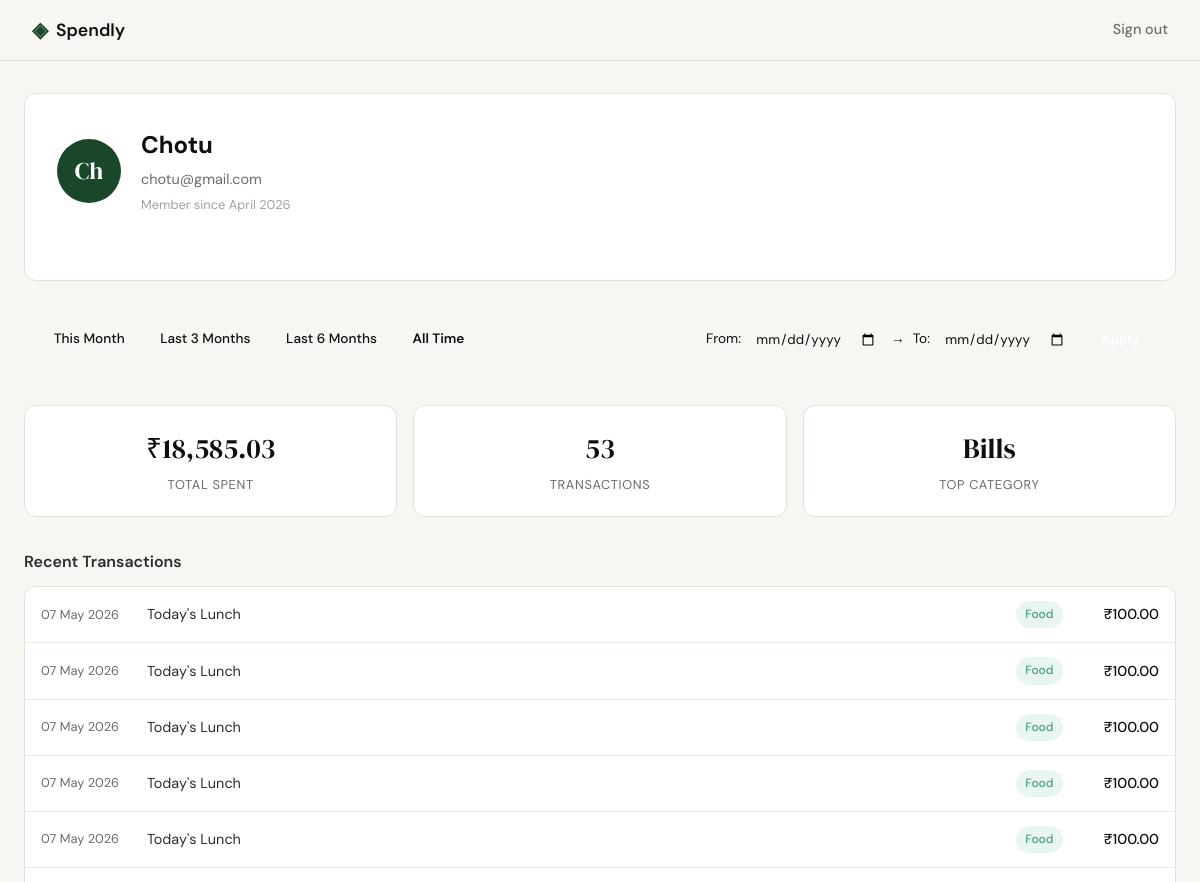
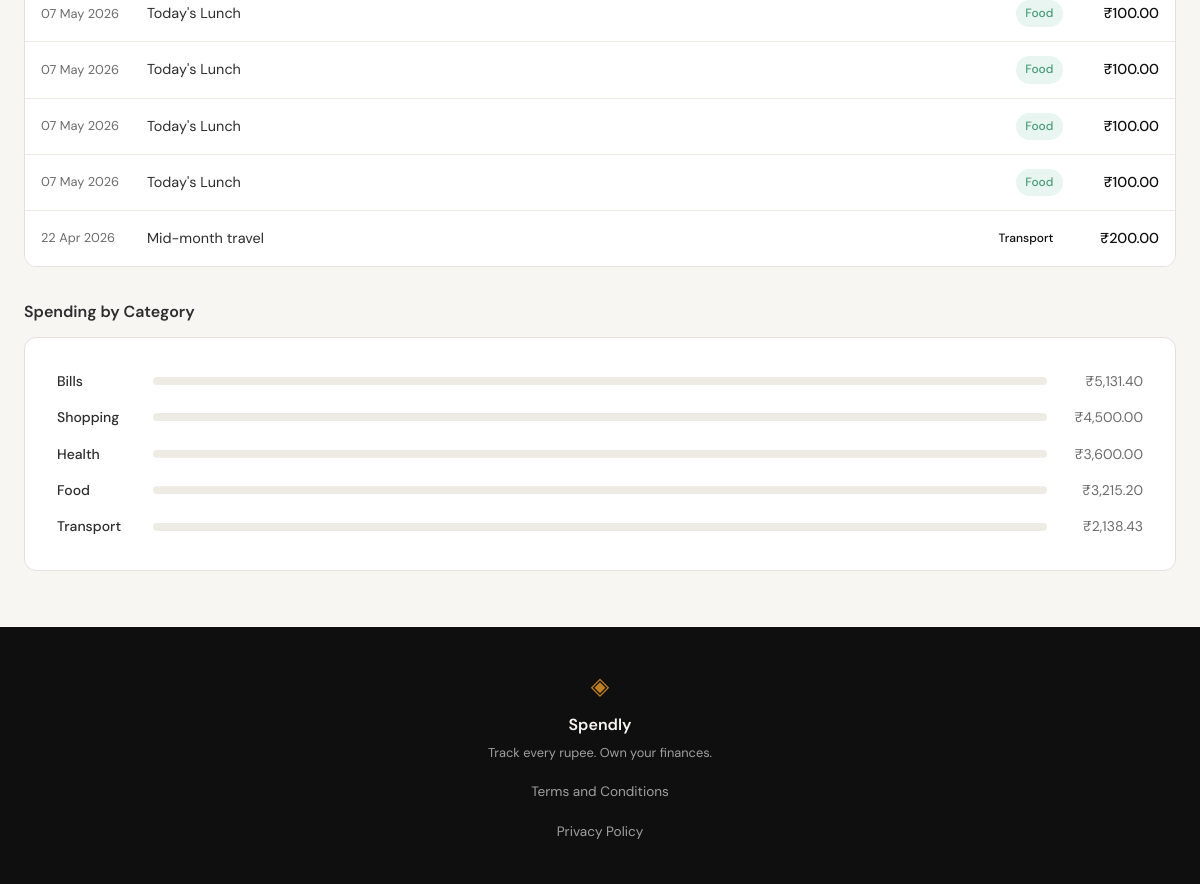
/profile (signed in), run on the app's committed database (2 pictures, top to bottom).
### tables this page shows
CREATE TABLE users (
            id INTEGER PRIMARY KEY AUTOINCREMENT,
            name TEXT NOT NULL,
            email TEXT UNIQUE NOT NULL,
            password_hash TEXT NOT NULL,
            created_at TEXT DEFAULT (datetime('now'))
        );

CREATE TABLE expenses (
            id INTEGER PRIMARY KEY AUTOINCREMENT,
            user_id INTEGER NOT NULL,
            amount REAL NOT NULL,
            category TEXT NOT NULL,
            date TEXT NOT NULL,
            description TEXT,
            created_at TEXT DEFAULT (datetime('now')),
            FOREIGN KEY (user_id) REFERENCES users(id)
        );

### app.py (the view)
@app.route("/profile")
def profile():
    if not session.get("user_id"):
        return redirect(url_for("login"))
    user = get_user_by_id(session["user_id"])
    if user is None:
        session.pop("user_id", None)
        return redirect(url_for("login"))
    valid_from, valid_to, presets = get_profile_date_filters(request.args)
    stats = get_summary_stats(session["user_id"], date_from=valid_from, date_to=valid_to)
    transactions = get_recent_transactions(session["user_id"], date_from=valid_from, date_to=valid_to)
    categories = get_category_breakdown(session["user_id"], date_from=valid_from, date_to=valid_to)
    return render_template(
        "profile.html",
        user=user,
        stats=stats,
        transactions=transactions,
        categories=categories,
        date_from=valid_from,
        date_to=valid_to,
        presets=presets
    )

### database/db.py (called while the page is built)
def get_db():
    conn = sqlite3.connect(DATABASE_PATH)
    conn.row_factory = sqlite3.Row
    conn.execute("PRAGMA foreign_keys = ON")
    return conn

### database/queries.py (called while the page is built)
def _fmt(amount):
    return f"₹{amount:,.2f}"

def _fmt_date(date_str):
    d = datetime.strptime(date_str, "%Y-%m-%d")
    return d.strftime("%d %b %Y")

def _apply_date_filters(query, params, date_from, date_to):
    if date_from and date_to:
        query += " AND date BETWEEN ? AND ?"
        params.extend([date_from, date_to])
    elif date_from:
        query += " AND date >= ?"
        params.append(date_from)
    elif date_to:
        query += " AND date <= ?"
        params.append(date_to)
    return query, params

def get_user_by_id(user_id: int):
    conn = get_db()
    cursor = conn.cursor()
    cursor.execute(
        "SELECT name, email, created_at FROM users WHERE id = ?",
        (user_id,)
    )
    row = cursor.fetchone()
    conn.close()
    if row is None:
        return None
    created = datetime.strptime(row["created_at"], "%Y-%m-%d %H:%M:%S")
    member_since = created.strftime("%B %Y")
    return {"name": row["name"], "email": row["email"], "member_since": member_since}

def get_recent_transactions(user_id: int, limit: int = 10, date_from: str = None, date_to: str = None):
    conn = get_db()
    cursor = conn.cursor()
    query = "SELECT date, description, category, amount FROM expenses WHERE user_id = ?"
    params = [user_id]
    query, params = _apply_date_filters(query, params, date_from, date_to)
    query += " ORDER BY date DESC LIMIT ?"
    params.append(limit)
    cursor.execute(query, params)
    rows = cursor.fetchall()
    conn.close()
    return [
        {"date": _fmt_date(row["date"]), "description": row["description"], "category": row["category"], "amount": _fmt(row["amount"])}
        for row in rows
    ]

### templates/profile.html (shortened to what this page needs)
{% extends "base.html" %}
{% block content %}
<div class="container" style="max-width: var(--max-width); margin: 0 auto; padding: 2rem 1.5rem;">
    <link rel="stylesheet" href="{{ url_for('static', filename='css/profile.css') }}">
    <div class="auth-card" style="margin-bottom: 1.5rem;">
        <div class="profile-header">
            <div class="avatar">{{ user.name[:2] }}</div>
            <div class="user-info">
                <h1>{{ user.name }}</h1>
                <p>{{ user.email }}</p>
                <p class="member-since">Member since {{ user.member_since }}</p>
            </div>
        </div>
    </div>
    <div class="filter-bar">
        <div class="presets">
            <a href="{{ url_for('profile', date_from=presets.this_month[0], date_to=presets.this_month[1]) }}"
               class="preset-btn {{ 'active' if date_from == presets.this_month[0] and date_to == presets.this_month[1] }}">This Month</a>
            <a href="{{ url_for('profile', date_from=presets.three_months[0], date_to=presets.three_months[1]) }}"
               class="preset-btn {{ 'active' if date_from == presets.three_months[0] and date_to == presets.three_months[1] }}">Last 3 Months</a>
            <a href="{{ url_for('profile', date_from=presets.six_months[0], date_to=presets.six_months[1]) }}"
               class="preset-btn {{ 'active' if date_from == presets.six_months[0] and date_to == presets.six_months[1] }}">Last 6 Months</a>
            <a href="{{ url_for('profile') }}"
               class="preset-btn {{ 'active' if not date_from and not date_to }}">All Time</a>
        </div>
        <form class="custom-range" method="GET" action="{{ url_for('profile') }}">
            <label>From:</label>
            <input type="date" name="date_from" value="{{ date_from or '' }}">
            <span class="date-separator">&rarr;</span>
            <label>To:</label>
            <input type="date" name="date_to" value="{{ date_to or '' }}">
            <button type="submit" class="apply-btn">Apply</button>
        </form>
    </div>
    <div class="stat-grid" style="margin-bottom: 2rem;">
        <div class="stat-card">
            <div class="stat-value">{{ stats.total_spent }}</div>
            <div class="stat-label">Total Spent</div>
        </div>
        <div class="stat-card">
            <div class="stat-value">{{ stats.transaction_count }}</div>
            <div class="stat-label">Transactions</div>
        </div>
        <div class="stat-card">
            <div class="stat-value">{{ stats.top_category }}</div>
            <div class="stat-label">Top Category</div>
        </div>
    </div>
    <div style="margin-bottom: 2rem;">
        <div class="section-title">Recent Transactions</div>
        <div class="transaction-list">
            {% for tx in transactions %}
            <div class="transaction-row">
                <span class="tx-date">{{ tx.date }}</span>
                <span class="tx-desc">{{ tx.description }}</span>
                <span class="badge badge-{{ tx.category|lower }}">{{ tx.category }}</span>
                <span class="tx-amount">{{ tx.amount }}</span>
            </div>
            {% endfor %}
        </div>
    </div>
    <div>
        <div class="section-title">Spending by Category</div>
        <div class="auth-card">
            <div class="category-list">
                {% for cat in categories %}
                <div class="category-row">
                    <span class="cat-name">{{ cat.name }}</span>
                    <div class="cat-bar-wrap">
                        <div class="category-bar-track">
                            <div class="category-bar {{ cat.class }}" style="width: {{ cat.percent }}%"></div>
                        </div>
                    </div>
                    <span class="cat-amount">{{ cat.amount }}</span>
                </div>
                {% endfor %}
            </div>
        </div>
    </div>
</div>
{% endblock %}

### templates/base.html (shortened to what this page needs)
<!DOCTYPE html>
<html lang="en">
<head>
    <link rel="stylesheet" href="{{ url_for('static', filename='css/style.css') }}">
</head>
<body>
    <nav class="navbar">
        <div class="nav-inner">
            <a href="{{ url_for('landing') }}" class="nav-brand">
                <span class="brand-icon">◈</span>
                <span class="brand-name">Spendly</span>
            </a>
            <div class="nav-links">
                {% if session.get("user_id") %}
                <a href="{{ url_for('logout') }}">Sign out</a>
                {% else %}
                <a href="{{ url_for('login') }}">Sign in</a>
                <a href="{{ url_for('register') }}" class="nav-cta">Get started</a>
                {% endif %}
            </div>
        </div>
    </nav>
    <main class="main-content">
        {% block content %}{% endblock %}
    </main>
    <footer class="footer">
        <div class="footer-inner">
            <span class="brand-icon">◈</span>
            <span class="footer-name">Spendly</span>
            <p class="footer-copy">Track every rupee. Own your finances.</p>
            <div class="footer-links">
                <a href="{{ url_for('terms') }}">Terms and Conditions</a>
            </div>
            <div class="footer-links">
                <a href="{{ url_for('privacy') }}">Privacy Policy</a>
            </div>
        </div>
    </footer>
</body>
</html>

### static/css/profile.css (style rules this page uses)
.filter-bar { padding: 1rem; background: var(--bg-secondary); border-radius: 8px; border: 1px solid var(--border-color); margin-bottom: 2rem; display: flex; justify-content: space-between; align-items: center; gap: 1rem; flex-wrap: wrap; }
.presets { display: flex; gap: 0.5rem; flex-wrap: wrap; }
.preset-btn { text-decoration: none; color: var(--text-muted); padding: 0.4rem 0.8rem; border-radius: 4px; font-size: 0.85rem; font-weight: 500; transition: all 0.2s ease; border: 1px solid transparent; }
.preset-btn.active { background: var(--primary-color); color: var(--bg-main); font-weight: 600; }
.custom-range { display: flex; gap: 0.5rem; align-items: center; justify-content: flex-end; font-size: 0.85rem; }
.custom-range label { font-size: 0.85rem; color: var(--text-muted); }
.custom-range input[type="date"] { padding: 0.4rem; border: 1px solid var(--border-color); border-radius: 4px; background: var(--bg-main); color: var(--text-main); font-family: inherit; }
.custom-range .date-separator { color: var(--text-muted); }
.apply-btn { padding: 0.4rem 1rem; cursor: pointer; background: var(--primary-color); color: white; border: none; border-radius: 4px; font-weight: 600; min-width: 80px; }

### data on the page
users: name "Ch", name "Chotu", email "chotu@gmail.com"
expenses: date "07 May 2026", description "Today's Lunch", category "Food", amount "₹100.00"
expenses: date "07 May 2026", description "Today's Lunch", category "Food", amount "₹100.00"
expenses: date "07 May 2026", description "Today's Lunch", category "Food", amount "₹100.00"
expenses: date "07 May 2026", description "Today's Lunch", category "Food", amount "₹100.00"
expenses: date "07 May 2026", description "Today's Lunch", category "Food", amount "₹100.00"
expenses: date "07 May 2026", description "Today's Lunch", category "Food", amount "₹100.00"
expenses: date "07 May 2026", description "Today's Lunch", category "Food", amount "₹100.00"
expenses: date "07 May 2026", description "Today's Lunch", category "Food", amount "₹100.00"
expenses: date "07 May 2026", description "Today's Lunch", category "Food", amount "₹100.00"
expenses: date "22 Apr 2026", description "Mid-month travel", category "Transport", amount "₹200.00"

### other printed values
{{ user.member_since }} "April 2026"
{{ stats.total_spent }} "₹18,585.03"
{{ stats.transaction_count }} "53"
{{ stats.top_category }} "Bills"
{{ cat.name }} "Bills" "Shopping" "Health" "Food" "Transport"
{{ cat.amount }} "₹5,131.40" "₹4,500.00" "₹3,600.00" "₹3,215.20" "₹2,138.43"
